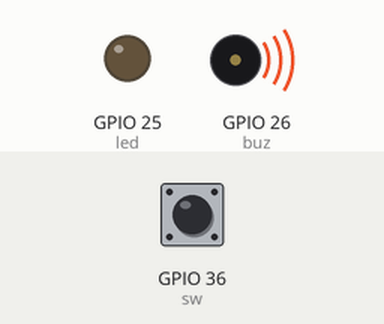
This sketch was run on a simulated ESP32. Parts: output pins drawn as LEDs (lit = HIGH), buzzer (waves = sounding, pin HIGH). Inputs (shaded band) come from the test bench; at power-on: GPIO 36 (sw) HIGH. What the sketch prints to the serial monitor is not drawn.

Above: at 0.1 s.
Timing chart, 0 to 1.6 s (numbered marks = the images above):
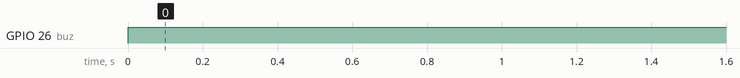

Measured:
- by itself, GPIO 26 (buz): LOW → HIGH at 0.00 s

The sketch:

switch_buz_led.ino
```cpp
const int buz = 26;
const int led = 25;
const int sw = 36;

int pressCount = 0;
int buttonState = 0;

void setup() {
  // put your setup code here, to run once:
  pinMode(buz,OUTPUT);
  pinMode(led,OUTPUT);
  pinMode(sw,INPUT);
 Serial.begin(9600);
}

void loop() {
  // put your main code here, to run repeatedly:
  int reading = digitalRead(sw);
      buttonState = reading;

      // If button is pressed, increment pressCount
      if (buttonState == HIGH) {
        pressCount++;
      }
        // Toggle LED and buzzer based on pressCount
        if (pressCount == 1) {
          digitalWrite(led, HIGH);
          Serial.println("LED ON");
        } else if (pressCount == 2) {
          digitalWrite(led, LOW);
          digitalWrite(buz, HIGH);
          Serial.println("Buzzer ON");
        }


}
```
